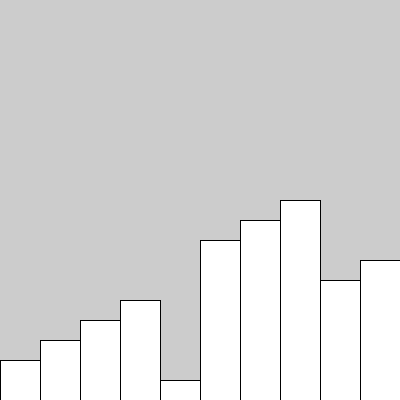
Frame 1 (no input)
Frame 60 (the mouse pressed at the canvas centre just before this capture): identical to frame 1, image omitted
Frame 120 (the mouse held since frame 60 and released just before this capture): identical to frame 1, image omitted

The Processing sketch that drew this single still picture (run headless with seeded random() and noise(); from frame 60 on, the mouse is pressed at the canvas centre):

// Processing sketch: Algoritme_
// ── Algoritme_.pde
int[] liste = {1, 2, 3, 4, 5, 6, 7, 8, 9, 10};
int index = 0;

void setup() {
  size(400, 400);
  frameRate(10);
  blanding(0, liste);
}

void draw() {
  display(0, liste);
}

void display(int plads, int[] talListe) {
  int value = talListe[plads];
  rect(40*plads, height, 40, -20*value);
  //text();
  if (plads < talListe.length-1) {
    display(++plads, talListe);
  }
}

void sortering() {
}

int[] blanding(int plads, int[] talListe) {
  int pickRandom = int(random(0, 10));
  int valueA = talListe[plads];
  int valueB = talListe[pickRandom];
  talListe[plads]=valueB;
  talListe[pickRandom]=valueA;

  if (plads < talListe.length-1) {
    blanding(++plads, liste);
    return talListe;
  } else {
    println(talListe);
    return talListe;
  }
}
